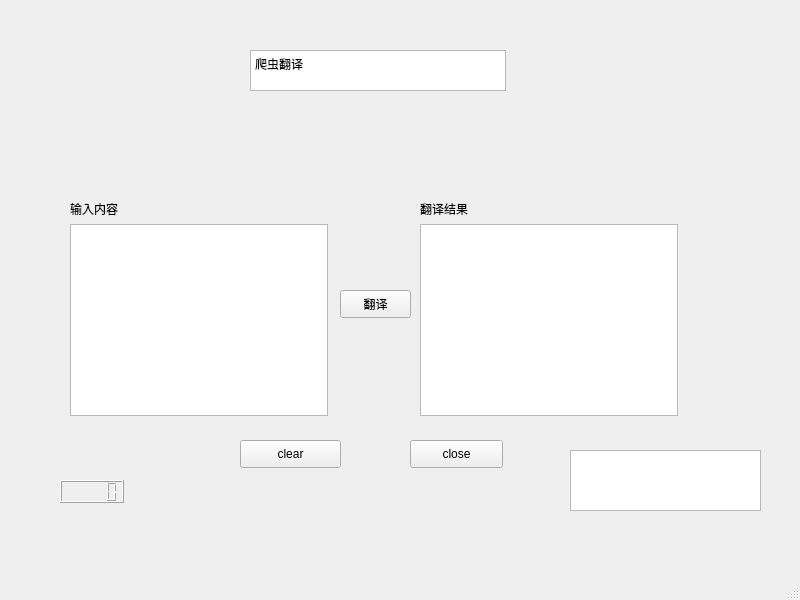
<?xml version="1.0" encoding="UTF-8"?>
<ui version="4.0">
 <class>MainWindow</class>
 <widget class="QMainWindow" name="MainWindow">
  <property name="geometry">
   <rect>
    <x>0</x>
    <y>0</y>
    <width>800</width>
    <height>600</height>
   </rect>
  </property>
  <property name="windowTitle">
   <string>MainWindow</string>
  </property>
  <widget class="QWidget" name="centralwidget">
   <widget class="QTextBrowser" name="textBrowser">
    <property name="geometry">
     <rect>
      <x>250</x>
      <y>50</y>
      <width>256</width>
      <height>41</height>
     </rect>
    </property>
    <property name="html">
     <string>&lt;!DOCTYPE HTML PUBLIC &quot;-//W3C//DTD HTML 4.0//EN&quot; &quot;http://www.w3.org/TR/REC-html40/strict.dtd&quot;&gt;
&lt;html&gt;&lt;head&gt;&lt;meta name=&quot;qrichtext&quot; content=&quot;1&quot; /&gt;&lt;style type=&quot;text/css&quot;&gt;
p, li { white-space: pre-wrap; }
&lt;/style&gt;&lt;/head&gt;&lt;body style=&quot; font-family:'SimSun'; font-size:9pt; font-weight:400; font-style:normal;&quot;&gt;
&lt;p style=&quot; margin-top:0px; margin-bottom:0px; margin-left:0px; margin-right:0px; -qt-block-indent:0; text-indent:0px;&quot;&gt;爬虫翻译&lt;/p&gt;&lt;/body&gt;&lt;/html&gt;</string>
    </property>
   </widget>
   <widget class="QPushButton" name="pushButton">
    <property name="geometry">
     <rect>
      <x>340</x>
      <y>290</y>
      <width>71</width>
      <height>28</height>
     </rect>
    </property>
    <property name="text">
     <string>翻译</string>
    </property>
   </widget>
   <widget class="QPushButton" name="pushButton_3">
    <property name="geometry">
     <rect>
      <x>410</x>
      <y>440</y>
      <width>93</width>
      <height>28</height>
     </rect>
    </property>
    <property name="text">
     <string>close</string>
    </property>
   </widget>
   <widget class="QPushButton" name="pushButton_2">
    <property name="geometry">
     <rect>
      <x>240</x>
      <y>440</y>
      <width>101</width>
      <height>28</height>
     </rect>
    </property>
    <property name="text">
     <string>clear</string>
    </property>
   </widget>
   <widget class="QTextBrowser" name="textBrowser_2">
    <property name="geometry">
     <rect>
      <x>570</x>
      <y>450</y>
      <width>191</width>
      <height>61</height>
     </rect>
    </property>
   </widget>
   <widget class="QLCDNumber" name="lcdNumber">
    <property name="geometry">
     <rect>
      <x>60</x>
      <y>480</y>
      <width>64</width>
      <height>23</height>
     </rect>
    </property>
   </widget>
   <widget class="QWidget" name="">
    <property name="geometry">
     <rect>
      <x>420</x>
      <y>200</y>
      <width>258</width>
      <height>216</height>
     </rect>
    </property>
    <layout class="QVBoxLayout" name="verticalLayout">
     <item>
      <widget class="QLabel" name="label_2">
       <property name="text">
        <string>翻译结果</string>
       </property>
       <property name="buddy">
        <cstring>label_2</cstring>
       </property>
      </widget>
     </item>
     <item>
      <widget class="QTextEdit" name="textEdit_2"/>
     </item>
    </layout>
   </widget>
   <widget class="QWidget" name="">
    <property name="geometry">
     <rect>
      <x>70</x>
      <y>200</y>
      <width>258</width>
      <height>216</height>
     </rect>
    </property>
    <layout class="QVBoxLayout" name="verticalLayout_2">
     <item>
      <widget class="QLabel" name="label">
       <property name="text">
        <string>输入内容</string>
       </property>
      </widget>
     </item>
     <item>
      <widget class="QTextEdit" name="textEdit"/>
     </item>
    </layout>
   </widget>
  </widget>
  <widget class="QMenuBar" name="menubar">
   <property name="geometry">
    <rect>
     <x>0</x>
     <y>0</y>
     <width>800</width>
     <height>26</height>
    </rect>
   </property>
  </widget>
  <widget class="QStatusBar" name="statusbar"/>
 </widget>
 <resources/>
 <connections>
  <connection>
   <sender>pushButton_2</sender>
   <signal>clicked()</signal>
   <receiver>textEdit</receiver>
   <slot>clear()</slot>
   <hints>
    <hint type="sourcelabel">
     <x>288</x>
     <y>475</y>
    </hint>
    <hint type="destinationlabel">
     <x>195</x>
     <y>415</y>
    </hint>
   </hints>
  </connection>
  <connection>
   <sender>pushButton_3</sender>
   <signal>clicked()</signal>
   <receiver>MainWindow</receiver>
   <slot>close()</slot>
   <hints>
    <hint type="sourcelabel">
     <x>447</x>
     <y>489</y>
    </hint>
    <hint type="destinationlabel">
     <x>474</x>
     <y>531</y>
    </hint>
   </hints>
  </connection>
 </connections>
</ui>
